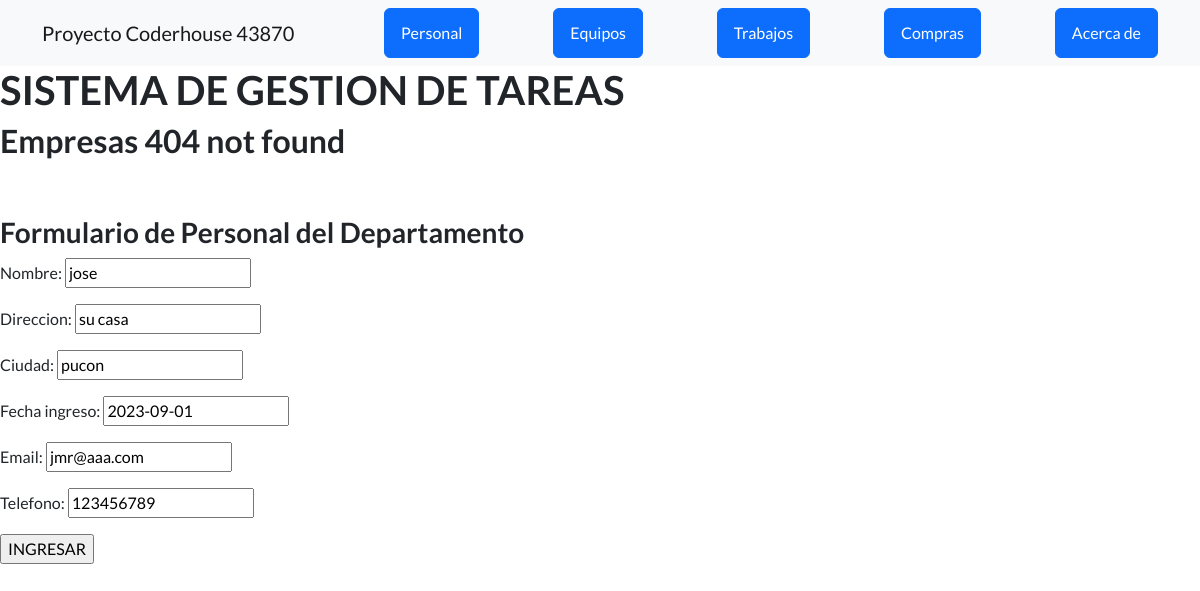
The app's page /appsistema/personal/editar/1 with its own data.
### appsistema/models.py (models this page shows, shortened)
class Personal (models.Model):
    nombre=models.CharField(max_length=50)
    direccion=models.CharField(max_length=50)
    ciudad=models.CharField(max_length=50)
    fecha_ingreso=models.DateField()
    email=models.EmailField()
    telefono=models.IntegerField()

### appsistema/views.py (the view)
# urls.py: path("personal/editar/<pk>", PersonalUpdate.as_view(),name="personal_editar"),
class PersonalUpdate(UpdateView):
    model=Personal
    success_url=reverse_lazy("personal_list")
    fields=['nombre', 'direccion', 'ciudad', 'fecha_ingreso', 'email', 'telefono']

### appsistema/templates/appsistema/personal_form.html
{% extends "appsistema/base.html" %}
{% load static %}
{% block titulo %}
<h1>SISTEMA DE GESTION DE TAREAS</h1>
{% endblock %}
{%block contenido_que_cambia %}
<h2>Empresas 404 not found</h2>
<br>
<br>
<h3> Formulario de Personal del Departamento</h3>
<form method="post"> {% csrf_token %}
    {{form.as_p}}
    <input type ="submit" value="INGRESAR">
</form>
{% endblock %}

### records on screen
Personal: nombre "jose", direccion "su casa", ciudad "pucon", fecha_ingreso "2023-09-01", email "jmr@aaa.com", telefono "123456789"
